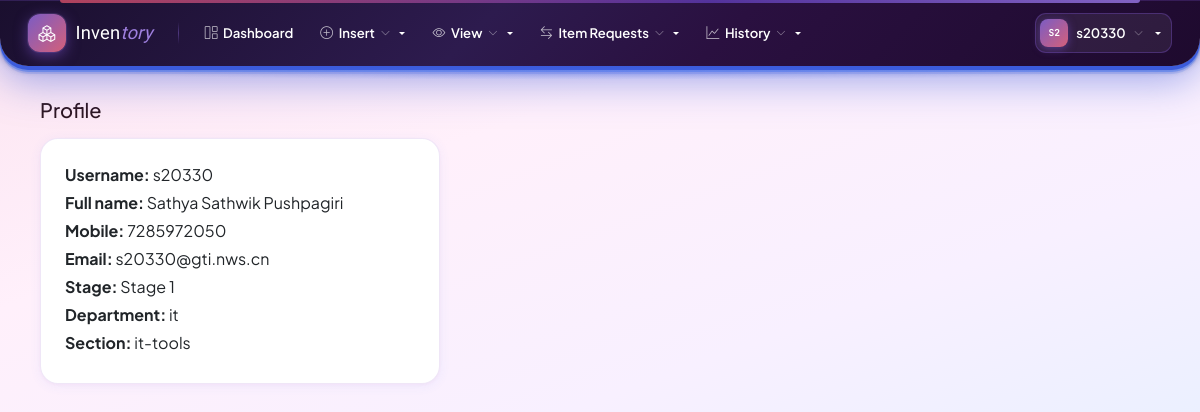
Page /profile/ (signed in) on the committed database.
### inventory/models.py (models this page shows, shortened)
class User(AbstractUser):
    REQUIRED_FIELDS = ['email']
    stage = models.PositiveSmallIntegerField(default=1)
    full_name = models.CharField(max_length=200, blank=True, default='')
    mobile_number = models.CharField(max_length=30, blank=True, default='')
    category = models.CharField(
        max_length=50,
        blank=True,
        null=True
    )
    admin_section = models.CharField(
        max_length=100,
        blank=True,
        null=True
    )
    admin_department = models.CharField(
        max_length=100,
        blank=True,
        null=True
    )
    department = models.CharField(
        max_length=100,
        blank=True,
        null=True
    )
    section = models.CharField(
        max_length=100,
        blank=True,
        null=True
    )
    is_active = models.BooleanField(
        default=True,
        help_text='Designates whether this user should be treated as active.'
    )
    def is_stage1(self):
        return self.is_superuser or self.stage == 1
    def can_edit(self):
        return self.is_stage1() or self.is_stage2()
    def can_approve_issue_requests(self):
        return self.is_stage1() or self.is_stage2()
    def can_request_issue(self):
        return True  # all stages allowed
    def can_issue_items(self):
        return self.is_stage1() or self.is_stage2()
    def can_manage_users(self):
        return self.is_stage1()
    def allowed_categories(self):
        if self.is_stage1() or self.is_stage2():
            return [choice[0] for choice in CATEGORY_CHOICES]
        return []  # Stage 3 has no category access
    class Meta:
        verbose_name = 'User'
        verbose_name_plural = 'Users'

### inventory/views.py (the view)
# urls.py: path('profile/', views.profile, name='profile'),
@login_required
def profile(request):
    return render(request, 'inventory/profile.html')

### inventory/context_processors.py (called while the page is built, shortened)
def stage_permissions(request):
    if request.user.is_authenticated:
        choices = dict(CATEGORY_CHOICES)
        allowed = request.user.allowed_categories()
        return {
            'user_can_edit': request.user.can_edit(),
            'user_can_request_issue': request.user.can_request_issue(),
            'user_can_approve_issue_requests': request.user.can_approve_issue_requests(),
            'user_can_issue_items': request.user.can_issue_items(),
            'user_can_manage_users': request.user.can_manage_users(),
            'user_is_stage1': request.user.is_stage1(),
            'user_allowed_categories': allowed,
            'category_display': choices,
            'navbar_categories': [{'slug': c, 'name': choices.get(c, c)} for c in allowed],
        }

### inventory/templates/inventory/profile.html (shortened to what this page needs)
{% extends 'inventory/base.html' %}
{% block content %}
<div class="container-fluid">
    <h5 class="mb-3">Profile</h5>
    <div class="card" style="max-width: 400px;">
        <div class="card-body">
            <p class="mb-1"><strong>Username:</strong> {{ user.username }}</p>
            <p class="mb-1"><strong>Full name:</strong> {{ user.full_name|default:"—" }}</p>
            <p class="mb-1"><strong>Mobile:</strong> {{ user.mobile_number|default:"—" }}</p>
            <p class="mb-1"><strong>Email:</strong> {{ user.email|default:"—" }}</p>
            <p class="mb-1"><strong>Stage:</strong> Stage {{ user.stage }}</p>
            <p class="mb-1"><strong>Department:</strong> {{ user.department|default:"—" }}</p>
            <p class="mb-1"><strong>Section:</strong> {{ user.section|default:"—" }}</p>
        </div>
    </div>
</div>
{% endblock %}

### inventory/templates/inventory/base.html (shortened to what this page needs)
{% load static %}
<!DOCTYPE html>
<html lang="en">
<head>
    <link href="https://cdn.jsdelivr.net/npm/bootstrap@5.3.2/dist/css/bootstrap.min.css" rel="stylesheet">
    <link href="https://cdn.jsdelivr.net/npm/bootstrap-icons@1.11.1/font/bootstrap-icons.css" rel="stylesheet">
</head>
<body>
    {% if user.is_authenticated %}
    <nav class="top-navbar">
        <a href="{% url 'inventory:dashboard' %}" class="nb-brand">
            <div class="nb-brand-icon"><i class="bi bi-boxes"></i></div>
            <span class="nb-brand-name">Inven<span>tory</span></span>
        </a>
        <a class="nb-link" href="{% url 'inventory:dashboard' %}">
            <i class="bi bi-grid-1x2"></i> Dashboard
        </a>
        {% if user_can_edit %}
        <div class="dropdown">
            <a class="nb-link dropdown-toggle" href="#" data-bs-toggle="dropdown">
                <i class="bi bi-plus-circle"></i> Insert <i class="bi bi-chevron-down"></i>
            </a>
        </div>
        {% endif %}
        {% if user.stage == 3 %}
        <a class="nb-link" href="{% url 'inventory:view_items' %}">
            <i class="bi bi-archive"></i> View Items
        </a>
        {% else %}
        <div class="dropdown">
            <a class="nb-link dropdown-toggle" href="#" data-bs-toggle="dropdown">
                <i class="bi bi-eye"></i> View <i class="bi bi-chevron-down"></i>
            </a>
        </div>
        {% endif %}
        {% if user_can_request_issue or user_can_approve_issue_requests or user_can_issue_items %}
        {% if user.stage == 3 %}
        <a class="nb-link" href="{% url 'inventory:issue_requests' %}">
            <i class="bi bi-list-check"></i> Request an Item
        </a>
        {% else %}
        <div class="dropdown">
            <a class="nb-link dropdown-toggle" href="#" data-bs-toggle="dropdown">
                <i class="bi bi-arrow-left-right"></i> Item Requests <i class="bi bi-chevron-down"></i>
            </a>
        </div>
        {% endif %}
        {% endif %}
        {% if user_can_manage_users or user.stage == 2 %}
        <div class="dropdown">
            <a class="nb-link dropdown-toggle" href="#" data-bs-toggle="dropdown">
                <i class="bi bi-graph-up"></i> History <i class="bi bi-chevron-down"></i>
            </a>
        </div>
        {% endif %}
        <div class="nb-right">
            <div class="dropdown">
                <a class="nb-user-btn dropdown-toggle" href="#" data-bs-toggle="dropdown">
                    <div class="nb-user-avatar">{{ user.username|slice:":2"|upper }}</div>
                    {{ user.username }}
                    <i class="bi bi-chevron-down"></i>
                </a>
            </div>
        </div>
    </nav>
    {% endif %}
    <main class="{% if user.is_authenticated %}main-wrap{% endif %}">
        {% block content %}{% endblock %}
    </main>
</body>
</html>

### rows in the picture
User: username "S2", username "s20330", full_name "Sathya Sathwik Pushpagiri", mobile_number "7285972050", email "s20330@gti.nws.cn", stage "1", department "it", section "it-tools"
